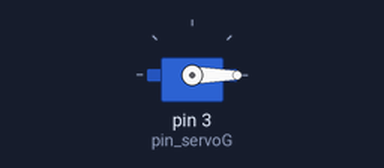
This sketch was run on a simulated Arduino Uno, built with avr-gcc and run on an emulated ATmega328P. Shown: servo.

Above: at 0.05 s.
At 1.5 s:
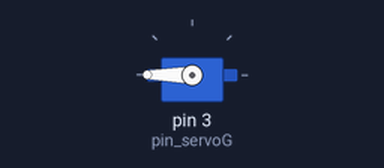
At 3.0 s:
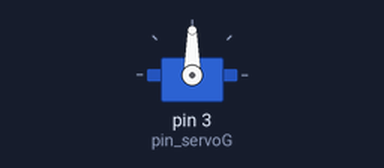
Timing chart, 0 to 6.9 s (numbered marks = the images above):
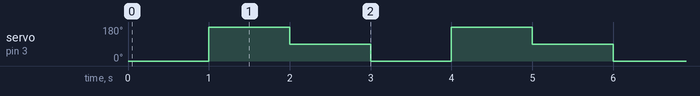

Measured:
- by itself, servo on pin 3 (pin_servoG): repeats every 3.0 s: 90° 1.0 s, 0° 1.0 s, 180° 1.0 s

The sketch:

test_bot_yohann.ino
```cpp
//Bibliotheque Servo
#include <Servo.h>

Servo servo1; // creation

const int pin_servoG = 3; // pin servo gauche


void setup() {
  // put your setup code here, to run once:
  servo1.attach(pin_servoG);

}

void loop() {
 servo1.write(0);
  delay (1000);
 servo1.write(180);
  delay (1000);
   servo1.write(90);
  delay (1000);

}
```
